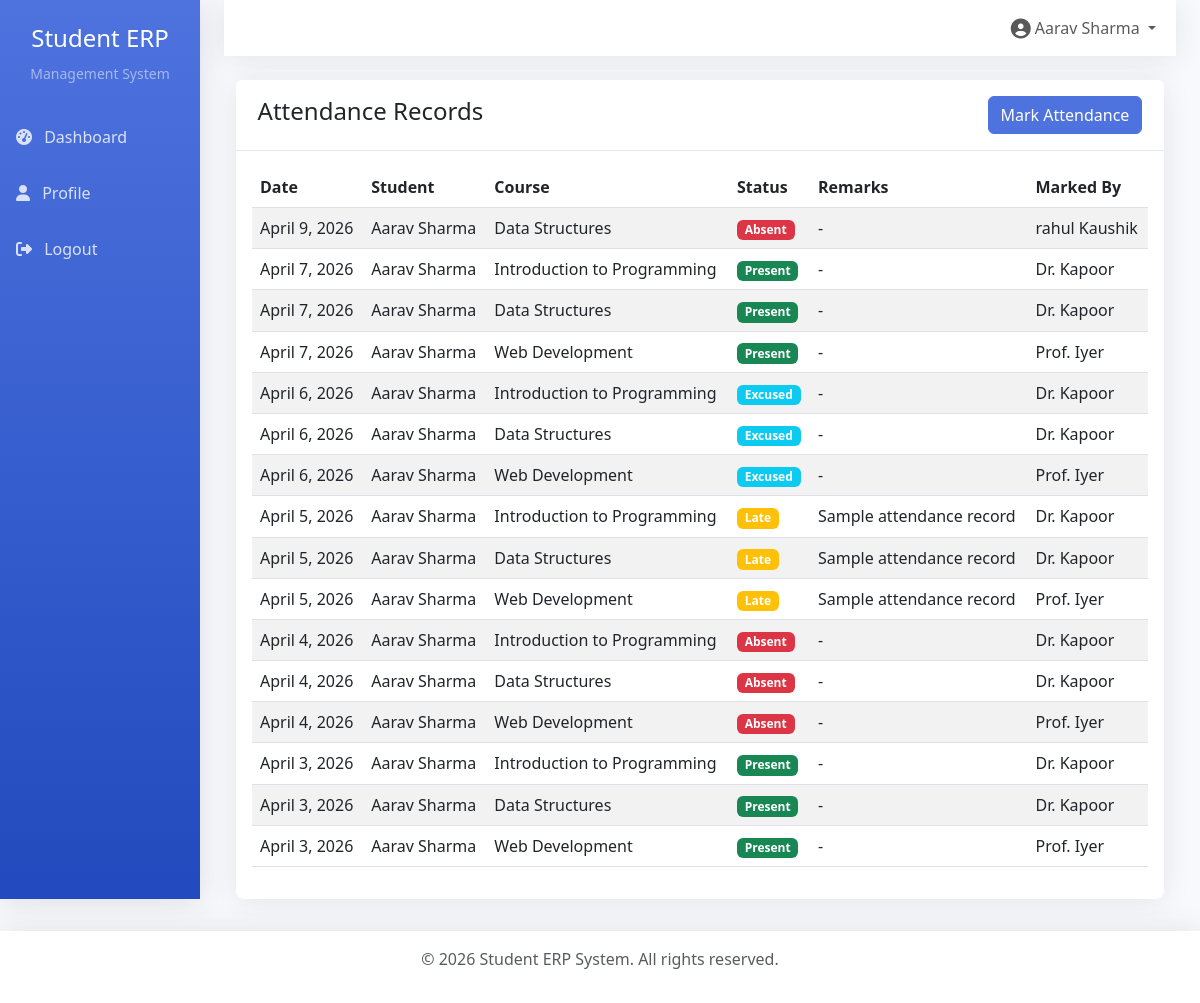
The app's page /attendance/ (signed in) with its own data.
### accounts/models.py (models this page shows, shortened)
class User(AbstractUser):
    ROLE_CHOICES = (
        ('admin', 'Admin'),
        ('teacher', 'Teacher'),
        ('student', 'Student'),
    )
    role = models.CharField(max_length=20, choices=ROLE_CHOICES, default='student')

### attendance/models.py (models this page shows, shortened)
class Attendance(models.Model):
    STATUS_CHOICES = (
        ('present', 'Present'),
        ('absent', 'Absent'),
        ('late', 'Late'),
        ('excused', 'Excused'),
    )
    student = models.ForeignKey(Student, on_delete=models.CASCADE, related_name='attendances')
    course = models.ForeignKey(Course, on_delete=models.CASCADE, related_name='attendances')
    date = models.DateField()
    status = models.CharField(max_length=10, choices=STATUS_CHOICES)
    remarks = models.TextField(blank=True)
    marked_by = models.ForeignKey(User, on_delete=models.SET_NULL, null=True)
    class Meta:
        unique_together = ['student', 'course', 'date']
        ordering = ['-date']

### students/models.py (models this page shows, shortened)
class Student(models.Model):
    user = models.OneToOneField(User, on_delete=models.CASCADE, related_name='student_profile')
    student_id = models.CharField(max_length=20, unique=True)
    courses = models.ManyToManyField('courses.Course', related_name='students')

### courses/models.py (models this page shows, shortened)
class Course(models.Model):
    code = models.CharField(max_length=20, unique=True)
    name = models.CharField(max_length=200)
    credits = models.IntegerField()
    department = models.CharField(max_length=100)
    teacher = models.ForeignKey(User, on_delete=models.SET_NULL, null=True, limit_choices_to={'role': 'teacher'})

### attendance/views.py (the view)
# urls.py: path('', views.attendance_list, name='attendance_list'),
@login_required
def attendance_list(request):
    if request.user.role == 'student':
        try:
            student = Student.objects.get(user=request.user)
            attendances = Attendance.objects.filter(student=student)
        except Student.DoesNotExist:
            attendances = Attendance.objects.none()
    else:
        attendances = Attendance.objects.all()
    return render(request, 'attendance/list.html', {'attendances': attendances})

### templates/attendance/list.html (shortened to what this page needs)
{% extends 'base.html' %}
{% block content %}
<div class="container-fluid">
    <div class="row">
        <div class="col-12">
            <div class="card">
                <div class="card-header d-flex justify-content-between align-items-center">
                    <h4 class="card-title">Attendance Records</h4>
                    <a href="{% url 'mark_attendance' %}" class="btn btn-primary">Mark Attendance</a>
                </div>
                <div class="card-body">
                    <div class="table-responsive">
                        <table class="table table-striped">
                            <thead>
                                <tr>
                                    <th>Date</th>
                                    <th>Student</th>
                                    <th>Course</th>
                                    <th>Status</th>
                                    <th>Remarks</th>
                                    <th>Marked By</th>
                                </tr>
                            </thead>
                            <tbody>
                                {% for attendance in attendances %}
                                <tr>
                                    <td>{{ attendance.date }}</td>
                                    <td>{{ attendance.student.user.get_full_name }}</td>
                                    <td>{{ attendance.course.name }}</td>
                                    <td>
                                        <span class="badge
                                            {% if attendance.status == 'present' %}bg-success
                                            {% elif attendance.status == 'absent' %}bg-danger
                                            {% elif attendance.status == 'late' %}bg-warning
                                            {% else %}bg-info{% endif %}">
                                            {{ attendance.get_status_display }}
                                        </span>
                                    </td>
                                    <td>{{ attendance.remarks|default:"-" }}</td>
                                    <td>{{ attendance.marked_by.get_full_name|default:attendance.marked_by.username }}</td>
                                </tr>
                                {% empty %}
                                <tr>
                                    <td colspan="6" class="text-center">No attendance records found.</td>
                                </tr>
                                {% endfor %}
                            </tbody>
                        </table>
                    </div>
                </div>
            </div>
        </div>
    </div>
</div>
{% endblock %}

### templates/base.html (shortened to what this page needs)
<!DOCTYPE html>
<html lang="en">
<head>
    <link href="https://cdn.jsdelivr.net/npm/bootstrap@5.3.0/dist/css/bootstrap.min.css" rel="stylesheet">
    <link rel="stylesheet" href="https://cdnjs.cloudflare.com/ajax/libs/font-awesome/6.4.0/css/all.min.css">
</head>
<body>
    {% if user.is_authenticated %}
    <div class="container-fluid">
        <div class="row">
            <nav class="col-md-2 d-md-block sidebar p-0">
                <div class="position-sticky">
                    <div class="text-center py-4">
                        <h4 class="text-white">Student ERP</h4>
                        <small class="text-white-50">Management System</small>
                    </div>
                    <ul class="nav flex-column">
                        <li class="nav-item">
                            <a class="nav-link {% if request.resolver_match.url_name == 'dashboard' %}active{% endif %}" href="{% url 'dashboard' %}">
                                <i class="fas fa-tachometer-alt"></i> Dashboard
                            </a>
                        </li>
                        <li class="nav-item">
                            <a class="nav-link" href="{% url 'profile' %}">
                                <i class="fas fa-user"></i> Profile
                            </a>
                        </li>
                        <li class="nav-item">
                            <form method="post" action="{% url 'logout' %}" class="d-inline">
                                <button type="submit" class="nav-link btn btn-link">
                                    <i class="fas fa-sign-out-alt"></i> Logout
                                </button>
                            </form>
                        </li>
                    </ul>
                </div>
            </nav>
            <main class="col-md-10 ms-sm-auto px-md-4">
                <nav class="navbar navbar-top navbar-expand-lg navbar-light mb-4">
                    <div class="container-fluid">
                        <div class="collapse navbar-collapse" id="navbarNav">
                            <ul class="navbar-nav ms-auto">
                                <li class="nav-item dropdown">
                                    <a class="nav-link dropdown-toggle" href="#" id="userDropdown" role="button" data-bs-toggle="dropdown">
                                        <i class="fas fa-user-circle fa-lg"></i>
                                        {{ user.get_full_name|default:user.username }}
                                    </a>
                                </li>
                            </ul>
                        </div>
                    </div>
                </nav>
                {% block content %}{% endblock %}
            </main>
        </div>
    </div>
    <footer class="text-center text-muted">
        <div class="container">
            <p>&copy; 2026 Student ERP System. All rights reserved.</p>
        </div>
    </footer>
    {% else %}
        {% block auth_content %}{% endblock %}
    {% endif %}
</body>
</html>

### templates/base.html (style rules this page uses)
:root { --primary-color: #4e73df; --secondary-color: #858796; --success-color: #1cc88a; --info-color: #36b9cc; --warning-color: #f6c23e; --danger-color: #e74a3b; }
body { font-family: 'Nunito', 'Segoe UI', sans-serif; background-color: #f8f9fc; }
.sidebar { min-height: 100vh; background: linear-gradient(180deg, var(--primary-color) 0%, #224abe 100%); box-shadow: 0 0.15rem 1.75rem 0 rgba(58, 59, 69, 0.15); }
.sidebar .nav-link { color: rgba(255, 255, 255, 0.8); padding: 1rem; transition: all 0.3s; }
.sidebar .nav-link i { margin-right: 0.5rem; }
.navbar-top { background-color: white; box-shadow: 0 0.15rem 1.75rem 0 rgba(58, 59, 69, 0.1); }
.card { border: none; border-radius: 0.5rem; box-shadow: 0 0.15rem 1.75rem 0 rgba(58, 59, 69, 0.1); transition: transform 0.2s; }
.card-header { background-color: white; border-bottom: 1px solid #e3e6f0; padding: 1rem 1.35rem; }
.btn-primary { background-color: var(--primary-color); border-color: var(--primary-color); }
.table-responsive { border-radius: 0.5rem; overflow: hidden; }
footer { background-color: white; padding: 1rem 0; margin-top: 2rem; box-shadow: 0 -0.15rem 1.75rem 0 rgba(58, 59, 69, 0.1); }

### records on screen
User: get_full_name "Aarav Sharma"
Attendance: date "April 9, 2026", student.user.get_full_name "Aarav Sharma", course.name "Data Structures", status "Absent", remarks "-", marked_by.get_full_name "rahul Kaushik"
Attendance: date "April 7, 2026", student.user.get_full_name "Aarav Sharma", course.name "Introduction to Programming", status "Present", remarks "-", marked_by.get_full_name "Dr. Kapoor"
Attendance: date "April 7, 2026", student.user.get_full_name "Aarav Sharma", course.name "Data Structures", status "Present", remarks "-", marked_by.get_full_name "Dr. Kapoor"
Attendance: date "April 7, 2026", student.user.get_full_name "Aarav Sharma", course.name "Web Development", status "Present", remarks "-", marked_by.get_full_name "Prof. Iyer"
Attendance: date "April 6, 2026", student.user.get_full_name "Aarav Sharma", course.name "Introduction to Programming", status "Excused", remarks "-", marked_by.get_full_name "Dr. Kapoor"
Attendance: date "April 6, 2026", student.user.get_full_name "Aarav Sharma", course.name "Data Structures", status "Excused", remarks "-", marked_by.get_full_name "Dr. Kapoor"
Attendance: date "April 6, 2026", student.user.get_full_name "Aarav Sharma", course.name "Web Development", status "Excused", remarks "-", marked_by.get_full_name "Prof. Iyer"
Attendance: date "April 5, 2026", student.user.get_full_name "Aarav Sharma", course.name "Introduction to Programming", status "Late", remarks "Sample attendance record", marked_by.get_full_name "Dr. Kapoor"
Attendance: date "April 5, 2026", student.user.get_full_name "Aarav Sharma", course.name "Data Structures", status "Late", remarks "Sample attendance record", marked_by.get_full_name "Dr. Kapoor"
Attendance: date "April 5, 2026", student.user.get_full_name "Aarav Sharma", course.name "Web Development", status "Late", remarks "Sample attendance record", marked_by.get_full_name "Prof. Iyer"
Attendance: date "April 4, 2026", student.user.get_full_name "Aarav Sharma", course.name "Introduction to Programming", status "Absent", remarks "-", marked_by.get_full_name "Dr. Kapoor"
Attendance: date "April 4, 2026", student.user.get_full_name "Aarav Sharma", course.name "Data Structures", status "Absent", remarks "-", marked_by.get_full_name "Dr. Kapoor"
Attendance: date "April 4, 2026", student.user.get_full_name "Aarav Sharma", course.name "Web Development", status "Absent", remarks "-", marked_by.get_full_name "Prof. Iyer"
Attendance: date "April 3, 2026", student.user.get_full_name "Aarav Sharma", course.name "Introduction to Programming", status "Present", remarks "-", marked_by.get_full_name "Dr. Kapoor"
Attendance: date "April 3, 2026", student.user.get_full_name "Aarav Sharma", course.name "Data Structures", status "Present", remarks "-", marked_by.get_full_name "Dr. Kapoor"
Attendance: date "April 3, 2026", student.user.get_full_name "Aarav Sharma", course.name "Web Development", status "Present", remarks "-", marked_by.get_full_name "Prof. Iyer"
